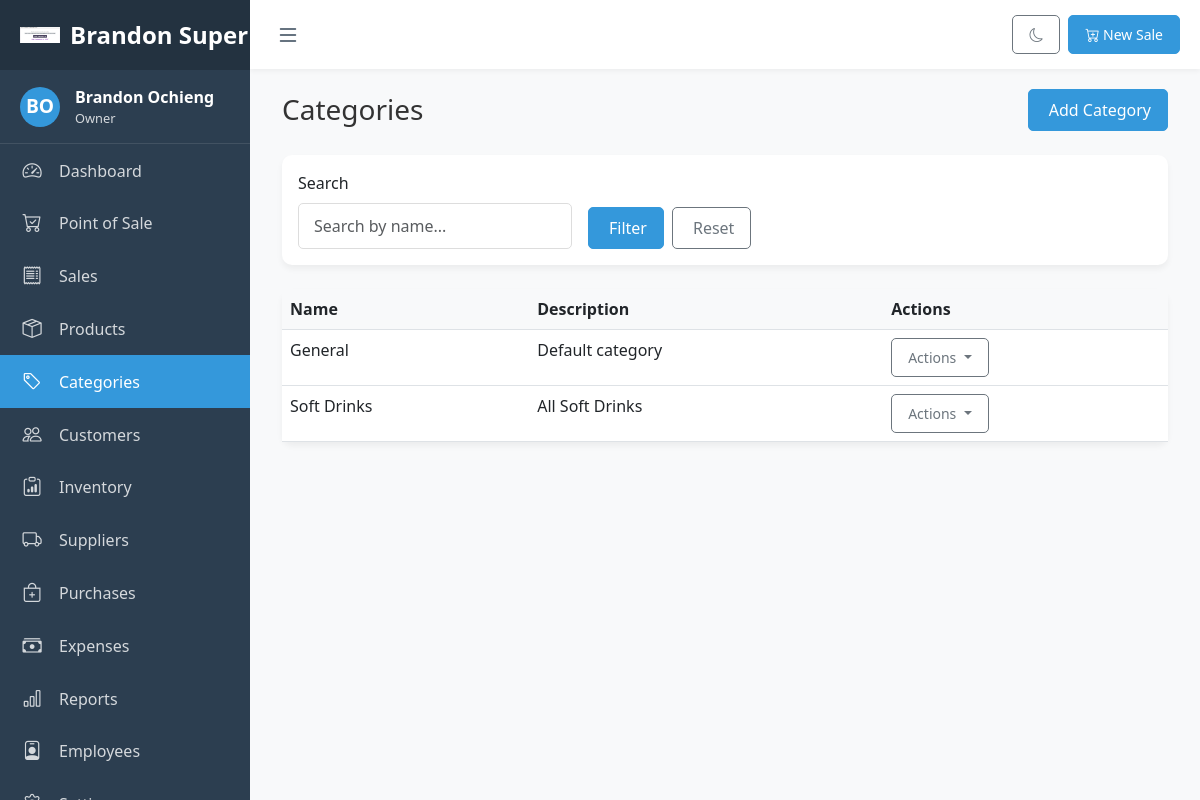
Screenshot of /pos/categories/ (signed in) with the database file from the repository.
### pos_app/models.py (models this page shows, shortened)
class Business(models.Model):
    BUSINESS_TYPE_CHOICES = [
        ('Type1', 'Type 1'),
        ('Type2', 'Type 2'),
    ]
    CURRENCY_SYMBOL_CHOICES = [
        ('$', '$ - US Dollar'),
        ('€', '€ - Euro'),
        ('£', '£ - British Pound'),
        ('¥', '¥ - Japanese Yen'),
        ('₹', '₹ - Indian Rupee'),
        ('₩', '₩ - South Korean Won'),
        ('KSh', 'KSh - Kenyan Shilling'),  # Added Kenyan Shilling
    ]
    name = models.CharField(max_length=255)
    business_type = models.CharField(max_length=50, choices=BUSINESS_TYPE_CHOICES, default='Type1')
    address = models.TextField(blank=True, null=True)
    phone = models.CharField(max_length=20, blank=True, null=True)
    email = models.EmailField(blank=True, null=True)
    website = models.URLField(blank=True, null=True)
    logo = models.ImageField(upload_to='business_logos/', blank=True, null=True)
    tax_rate = models.DecimalField(max_digits=5, decimal_places=2, default=0.00)
    currency_symbol = models.CharField(max_length=5, choices=CURRENCY_SYMBOL_CHOICES, default='$')
    owner = models.ForeignKey(User, on_delete=models.CASCADE, related_name='owned_businesses')
    created_at = models.DateTimeField(auto_now_add=True)
    updated_at = models.DateTimeField(auto_now=True)

class Category(models.Model):
    name = models.CharField(max_length=100)
    description = models.TextField(blank=True, null=True)
    business = models.ForeignKey(Business, on_delete=models.CASCADE, related_name='categories')
    created_at = models.DateTimeField(auto_now_add=True)
    updated_at = models.DateTimeField(auto_now=True)
    class Meta:
        verbose_name_plural = "Categories"

### pos_app/views.py (the view)
# urls.py: path('categories/', views.category_list, name='category_list'),
@login_required
def category_list(request):
    business = get_business_for_user(request.user)
    if not business:
        return redirect('pos:business_setup')
    role = get_user_role(request.user, business)
    if not role:
        messages.error(request, 'You do not have access to this business')
        return redirect('pos:login')
    categories = Category.objects.filter(business=business).order_by('name')
    context = {
        'business': business,
        'role': role,
        'categories': categories,
    }
    return render(request, 'pos_app/categories.html', context)

### pos_app/context_processors.py (called while the page is built)
def business_settings(request):
    if request.user.is_authenticated:
        try:
            business = Business.objects.filter(owner=request.user).first()
            if not business:
                from .models import Employee
                employee = Employee.objects.filter(user=request.user, is_active=True).first()
                if employee:
                    business = employee.business
            if business:
                return {
                    'business_settings': business.settings,
                }
        except:
            pass
    return {}

### pos_app/views.py (called while the page is built)
def get_business_for_user(user):
    try:
        return Business.objects.filter(owner=user).first()
    except:
        try:
            employee = Employee.objects.filter(user=user, is_active=True).first()
            if employee:
                return employee.business
        except:
            pass
    return None

def get_user_role(user, business):
    if business and business.owner == user:
        return 'owner'
    try:
        employee = Employee.objects.get(user=user, business=business, is_active=True)
        return employee.role
    except Employee.DoesNotExist:
        return None

### pos_app/templates/pos_app/categories.html (shortened to what this page needs)
{% extends 'pos_app/base.html' %}
{% block content %}
<div class="container-fluid">
    <div class="d-flex justify-content-between align-items-center mb-4">
        <h1 class="h3 mb-0 text-gray-800">Categories</h1>
        <div>
            {% if role == 'owner' or role == 'admin' or role == 'manager' %}
            <a href="{% url 'pos:category_create' %}" class="btn btn-primary">
                 Add Category
            </a>
            {% endif %}
        </div>
    </div>
    <div class="card mb-4">
        <div class="card-body">
            <form method="get" class="row g-3">
                <div class="col-md-4">
                    <label for="search" class="form-label">Search</label>
                    <input type="text" class="form-control" id="search" name="search" value="{{ search_query|default:'' }}" placeholder="Search by name...">
                </div>
                <div class="col-md-4 d-flex align-items-end">
                    <button type="submit" class="btn btn-primary me-2">
                         Filter
                    </button>
                    <a href="{% url 'pos:category_list' %}" class="btn btn-outline-secondary">
                         Reset
                    </a>
                </div>
            </form>
        </div>
    </div>
    <div class="card">
        <div class="card-body p-0">
            <div class="table-responsive">
                <table class="table table-hover mb-0">
                    <thead>
                        <tr>
                            <th scope="col">Name</th>
                            <th scope="col">Description</th>
                            <th scope="col">Actions</th>
                        </tr>
                    </thead>
                    <tbody>
                        {% for category in categories %}
                            <tr>
                                <td>{{ category.name }}</td>
                                <td>{{ category.description|default:"N/A" }}</td>
                                <td>
                                    <div class="dropdown">
                                        <button class="btn btn-sm btn-outline-secondary dropdown-toggle" type="button" data-bs-toggle="dropdown">
                                            Actions
                                        </button>
                                    </div>
                                </td>
                            </tr>
                        {% endfor %}
                    </tbody>
                </table>
            </div>
        </div>
    </div>
</div>
{% endblock %}

### pos_app/templates/pos_app/base.html (shortened to what this page needs)
<!DOCTYPE html>
<html lang="en">
<head>
    {% load static %}
    <link href="https://cdn.jsdelivr.net/npm/bootstrap@5.3.0/dist/css/bootstrap.min.css" rel="stylesheet">
    <link rel="stylesheet" href="https://cdn.jsdelivr.net/npm/bootstrap-icons@1.10.5/font/bootstrap-icons.css">
    <link rel="stylesheet" href="https://cdn.jsdelivr.net/npm/select2@4.1.0-rc.0/dist/css/select2.min.css">
    <link rel="stylesheet" href="https://cdn.jsdelivr.net/npm/select2-bootstrap-5-theme@1.3.0/dist/select2-bootstrap-5-theme.min.css">
    <link rel="stylesheet" href="https://cdn.jsdelivr.net/npm/daterangepicker/daterangepicker.css">
    <link rel="stylesheet" href="https://cdn.jsdelivr.net/npm/sweetalert2@11.0.19/dist/sweetalert2.min.css">
    <link rel="stylesheet" href="{% static 'css/base.css' %}">
</head>
<body>
    {% if user.is_authenticated and business %}
    <div class="sidebar" id="sidebar">
        <div class="sidebar-header">
            {% if business.logo %}
            <img src="{{ business.logo.url }}" alt="{{ business.name }}" class="logo-icon">
            {% else %}
            <div class="logo-icon user-avatar">
                <i class="bi bi-shop"></i>
            </div>
            {% endif %}
            <div class="logo-text">{{ business.name }}</div>
        </div>
        <div class="user-info">
            <div class="user-avatar">
                {{ user.first_name|first|upper }}{{ user.last_name|first|upper }}
            </div>
            <div class="user-details">
                <div class="user-name">{{ user.get_full_name }}</div>
                <div class="user-role">{{ role|title }}</div>
            </div>
        </div>
        <ul class="nav flex-column">
            <li class="nav-item">
                <a href="{% url 'pos:dashboard' %}" class="nav-link {% if request.resolver_match.url_name == 'dashboard' %}active{% endif %}">
                    <i class="bi bi-speedometer2"></i>
                    <span>Dashboard</span>
                </a>
            </li>
            <li class="nav-item">
                <a href="{% url 'pos:pos' %}" class="nav-link {% if request.resolver_match.url_name == 'pos' %}active{% endif %}">
                    <i class="bi bi-cart-check"></i>
                    <span>Point of Sale</span>
                </a>
            </li>
            <li class="nav-item">
                <a href="{% url 'pos:sales_list' %}" class="nav-link {% if 'sale' in request.resolver_match.url_name %}active{% endif %}">
                    <i class="bi bi-receipt"></i>
                    <span>Sales</span>
                </a>
            </li>
            <li class="nav-item">
                <a href="{% url 'pos:product_list' %}" class="nav-link {% if 'product' in request.resolver_match.url_name %}active{% endif %}">
                    <i class="bi bi-box-seam"></i>
                    <span>Products</span>
                </a>
            </li>
            <li class="nav-item">
                <a href="{% url 'pos:category_list' %}" class="nav-link {% if 'category' in request.resolver_match.url_name %}active{% endif %}">
                    <i class="bi bi-tag"></i>
                    <span>Categories</span>
                </a>
            </li>
            <li class="nav-item">
                <a href="{% url 'pos:customer_list' %}" class="nav-link {% if 'customer' in request.resolver_match.url_name %}active{% endif %}">
                    <i class="bi bi-people"></i>
                    <span>Customers</span>
                </a>
            </li>
            {% if role in 'owner,admin,manager,inventory' %}
            <li class="nav-item">
                <a href="{% url 'pos:inventory_list' %}" class="nav-link {% if 'inventory' in request.resolver_match.url_name %}active{% endif %}">
                    <i class="bi bi-clipboard-data"></i>
                    <span>Inventory</span>
                </a>
            </li>
            <li class="nav-item">
                <a href="{% url 'pos:supplier_list' %}" class="nav-link {% if 'supplier' in request.resolver_match.url_name %}active{% endif %}">
                    <i class="bi bi-truck"></i>
                    <span>Suppliers</span>
                </a>
            </li>
            <li class="nav-item">
                <a href="{% url 'pos:purchase_list' %}" class="nav-link {% if 'purchase' in request.resolver_match.url_name %}active{% endif %}">
                    <i class="bi bi-bag-plus"></i>
                    <span>Purchases</span>
                </a>
            </li>
            {% endif %}
            {% if role in 'owner,admin,manager' %}
            <li class="nav-item">
                <a href="{% url 'pos:expense_list' %}" class="nav-link {% if 'expense' in request.resolver_match.url_name %}active{% endif %}">
                    <i class="bi bi-cash-stack"></i>
                    <span>Expenses</span>
                </a>
            </li>
            <li class="nav-item">
                <a href="{% url 'pos:reports' %}" class="nav-link {% if request.resolver_match.url_name == 'reports' %}active{% endif %}">
                    <i class="bi bi-bar-chart"></i>
                    <span>Reports</span>
                </a>
            </li>
            {% endif %}
            {% if role in 'owner,admin,manager' %}
            <li class="nav-item">
                <a href="{% url 'pos:employee_list' %}" class="nav-link {% if 'employee' in request.resolver_match.url_name %}active{% endif %}">
                    <i class="bi bi-person-badge"></i>
                    <span>Employees</span>
                </a>
            </li>
            {% endif %}
            {% if role in 'owner,admin' %}
            <li class="nav-item">
                <a href="{% url 'pos:settings' %}" class="nav-link {% if request.resolver_match.url_name == 'settings' %}active{% endif %}">
                    <i class="bi bi-gear"></i>
                    <span>Settings</span>
                </a>
            </li>
            {% endif %}
        </ul>
    </div>
    <div class="main-content" id="main-content">
        <div class="top-navbar">
            <button class="toggle-sidebar" id="toggle-sidebar" title="Toggle Sidebar">
                <i class="bi bi-list"></i>
            </button>
            <div class="navbar-actions">
                <button class="btn btn-sm btn-outline-secondary" id="toggle-dark-mode" title="Toggle Dark Mode">
                    <i class="bi bi-moon"></i>
                </button>
                {% if role in 'owner,admin,manager,cashier' %}
                <a href="{% url 'pos:pos' %}" class="btn btn-sm btn-primary ms-2">
                    <i class="bi bi-cart-plus"></i> New Sale
                </a>
                {% endif %}
            </div>
        </div>
        <div class="content-wrapper fade-in">
            {% block content %}{% endblock %}
        </div>
    </div>
    {% else %}
    <div class="auth-wrapper fade-in">
        {% block auth_content %}{% endblock %}
    </div>
    {% endif %}
</body>
</html>

### static/css/base.css (style rules this page uses)
:root { --primary-color: #3498db; --secondary-color: #2c3e50; --success-color: #2ecc71; --danger-color: #e74c3c; --warning-color: #f39c12; --info-color: #3498db; --light-color: #ecf0f1; --dark-color: #2c3e50; }
body { font-family: 'Segoe UI', Tahoma, Geneva, Verdana, sans-serif; background-color: #f8f9fa; color: #333; min-height: 100vh; display: flex; flex-direction: column; }
.sidebar { position: fixed; top: 0; left: 0; height: 100vh; width: 250px; background-color: var(--secondary-color); color: white; transition: all 0.3s; z-index: 1000; overflow-y: auto; }
.sidebar .nav-link { color: rgba(255, 255, 255, 0.8); padding: 12px 20px; display: flex; align-items: center; transition: all 0.3s; }
.sidebar .nav-link.active { color: white; background-color: var(--primary-color); }
.sidebar .nav-link i { margin-right: 15px; font-size: 1.2rem; min-width: 24px; text-align: center; }
.sidebar-header { padding: 15px 20px; background-color: rgba(0, 0, 0, 0.2); display: flex; align-items: center; }
.logo-icon { height: 40px; width: 40px; object-fit: contain; }
.logo-text { margin-left: 10px; font-size: 1.5rem; font-weight: bold; white-space: nowrap; }
.user-info { padding: 15px 20px; border-bottom: 1px solid rgba(255, 255, 255, 0.1); display: flex; align-items: center; }
.user-avatar { width: 40px; height: 40px; border-radius: 50%; background-color: var(--primary-color); display: flex; align-items: center; justify-content: center; font-weight: bold; font-size: 1.2rem; color: white; }
.user-details { margin-left: 15px; }
.user-name { font-weight: bold; white-space: nowrap; }
.user-role { font-size: 0.8rem; opacity: 0.8; white-space: nowrap; }
.main-content { margin-left: 250px; transition: all 0.3s; flex: 1; width: calc(100% - 250px); }
.top-navbar { background-color: white; box-shadow: 0 2px 5px rgba(0, 0, 0, 0.05); padding: 15px 20px; display: flex; justify-content: space-between; align-items: center; }
.toggle-sidebar { background: none; border: none; color: var(--secondary-color); font-size: 1.5rem; cursor: pointer; }
.navbar-actions { display: flex; align-items: center; }
.navbar-actions .btn { margin-left: 10px; }
.content-wrapper { padding: 20px; }
.card { border: none; border-radius: 10px; box-shadow: 0 4px 6px rgba(0, 0, 0, 0.05); margin-bottom: 20px; transition: transform 0.3s, box-shadow 0.3s; }
.btn { border-radius: 5px; padding: 8px 16px; font-weight: 500; }
.btn-primary { background-color: var(--primary-color); border-color: var(--primary-color); }
.form-control, .form-select { border-radius: 5px; padding: 10px 15px; border: 1px solid #ddd; }
.table { border-collapse: separate; border-spacing: 0; }
.table th { background-color: #f8f9fa; font-weight: 600; }
.fade-in { animation: fadeIn 0.5s ease-in-out; }

### rows the page displays
Business: logo (picture), name "Brandon…"
Category: name "General", description "Default category"
Category: name "Soft Drinks", description "All Soft Drinks"

### other values shown
{{ user.first_name|first|upper }} "B"
{{ user.last_name|first|upper }} "O"
{{ user.get_full_name }} "Brandon Ochieng"
{{ role|title }} "Owner"
